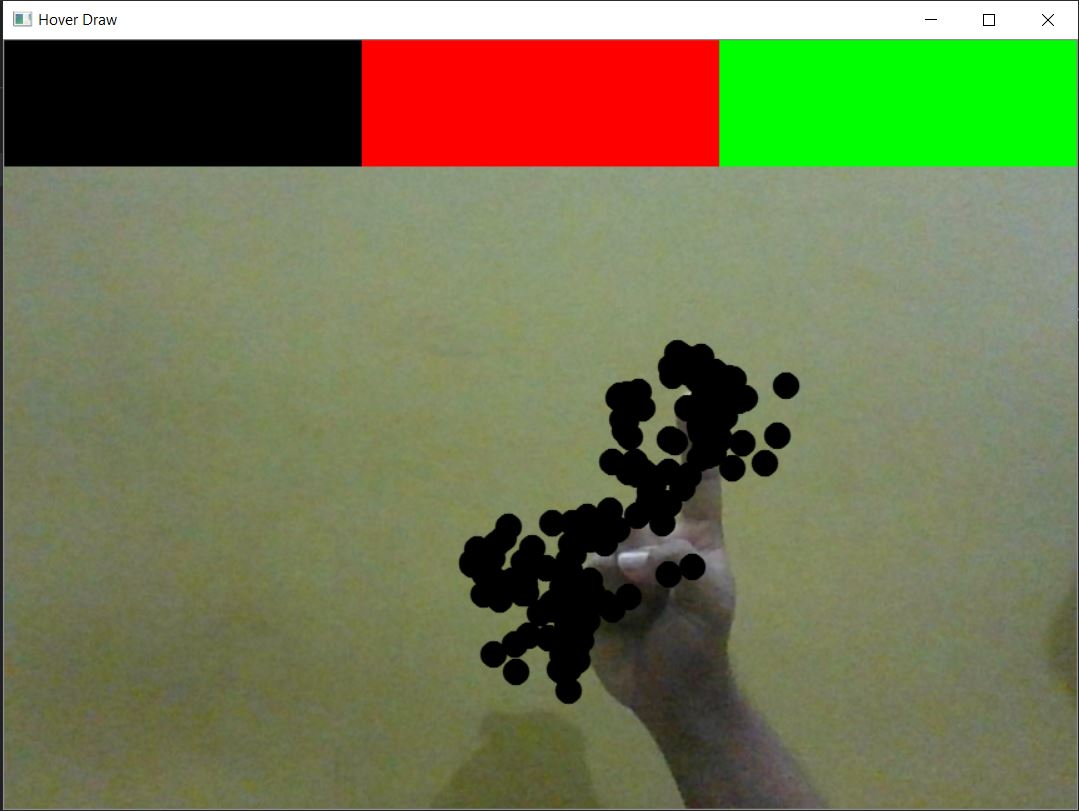
#> input picture Images/img1.JPG, 1079 x 811 px, given in place of the camera
$ python Hoverdraw.py
#> lines starting #> are read from the running program, lines starting #| are printed output that depends on the picture; after the words box and inside, x2 and y2 are one past the last pixel; in counts of white or black regions, pixels touching at a corner belong together
import cv2 as cv
import numpy as np

#Setting the Color Boxes On the top of Video
def top_shapes_color(frame):
    cv.rectangle(frame,(0,0),(286,100),(0,0,0),cv.FILLED)
    cv.rectangle(frame,(286,0),(572,100),(0,0,255),cv.FILLED)
    cv.rectangle(frame,(572,0),(858,100),(0,255,0),cv.FILLED)

#detecting the Hand
def hand_detection(frame):
    newPoints=[]
    color=(0,0,255)
    kernel = cv.getStructuringElement(cv.MORPH_ELLIPSE, (7, 7))
    imgHSV=cv.cvtColor(frame,cv.COLOR_BGR2HSV)
    lower_skin = np.array([98,23,0], dtype=np.uint8)
    upper_skin = np.array([179,255,142], dtype=np.uint8)
    mask=cv.inRange(imgHSV,lower_skin,upper_skin)
    mask = cv.dilate(mask,kernel,iterations = 4)
    mask = cv.GaussianBlur(mask,(5,5),100)
    x,y=getContours(mask)
    cv.circle(imgResult,(x,y),10,(0,0,255),cv.FILLED,cv.BORDER_ISOLATED)
    if x!=0 and y>=110:
        newPoints.append([x,y])
    if x>=0 and x<285 and y<=100:
        color=(0,0,0)
    elif x>=286 and x<570 and y<=100:
        color=(0,0,0)
    if x>=570 and y<=100:
        color=(0,255,0)

    return newPoints,color

#getting contours around the hand
def getContours(frame):
    contours,hierarchy = cv.findContours(frame,cv.RETR_EXTERNAL,cv.CHAIN_APPROX_NONE)
    x,y,w,h = 0,0,0,0
    for cnt in contours:
        area = cv.contourArea(cnt)
        if area>500:
            # cv.drawContours(imgResult, cnt, -1, (255, 0, 0), 3)
            peri = cv.arcLength(cnt,True)
            approx = cv.approxPolyDP(cnt,0.02*peri,True)
            x, y, w, h = cv.boundingRect(approx)
    return x+h//2,y

#To Draw on the Screen
def DrawOnScreen(myPoints):
    for point in myPoints:
        cv.circle(imgResult, (point[0], point[1]), 10, point[2], cv.FILLED,cv.BORDER_ISOLATED)

video=cv.VideoCapture(0)

#Setting Screen Values
width=858
height=615

myPoints =  []

#Video Loop
while True:
    success,img=video.read()
#> img is the input picture: shape (811, 1079, 3); mean B, G, R 84, 121.1, 116.1
    frame=cv.resize(img,(width,height))
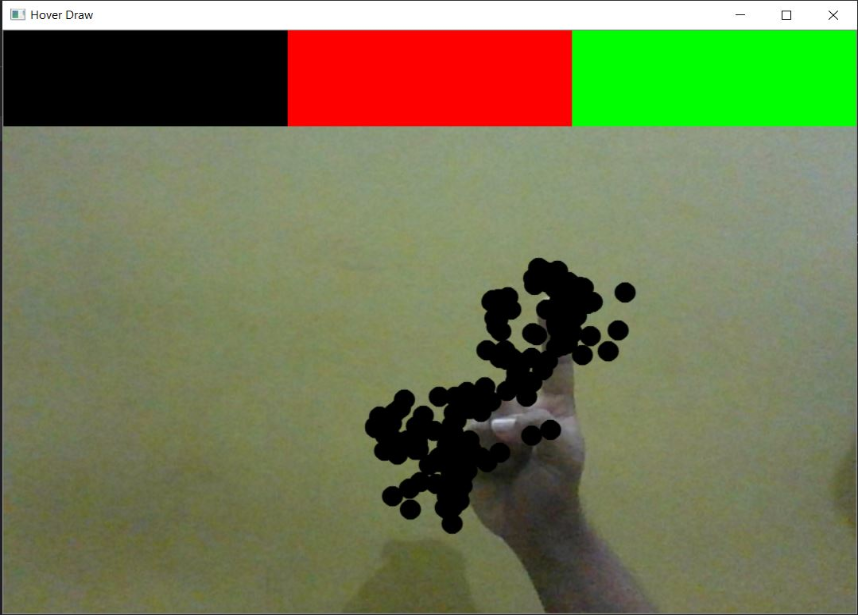
#> frame: shape (615, 858, 3); mean B, G, R 83.9, 121, 115.9
    clearimg=frame.copy()
    if cv.waitKey(1) == ord('c'):
#> (key q is pressed here)
        myPoints.clear()
        imgResult=clearimg
    else:
        imgResult=frame.copy()
    top_shapes_color(imgResult)
#> in top_shapes_color, `cv.rectangle(frame,(572,0),(858,100),(0,255,0),cv.FILLED)`:
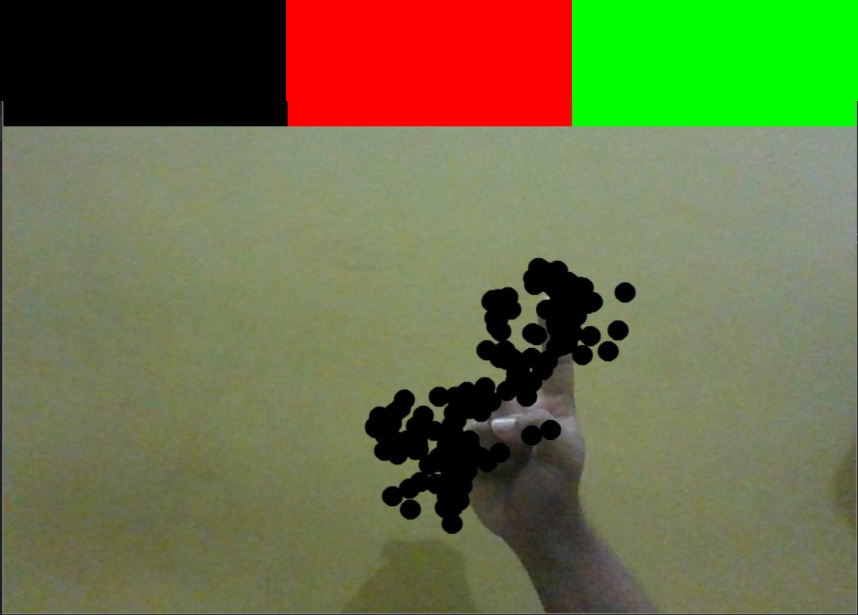
#> frame: shape (615, 858, 3); mean B, G, R 71.7, 113.2, 108.2
    newPoints,color=hand_detection(frame)
#> in hand_detection, `imgHSV=cv.cvtColor(frame,cv.COLOR_BGR2HSV)`: imgHSV: shape (615, 858, 3); mean H, S, V 33.8, 80.4, 134.2
#> in hand_detection, `mask=cv.inRange(imgHSV,lower_skin,upper_skin)`:
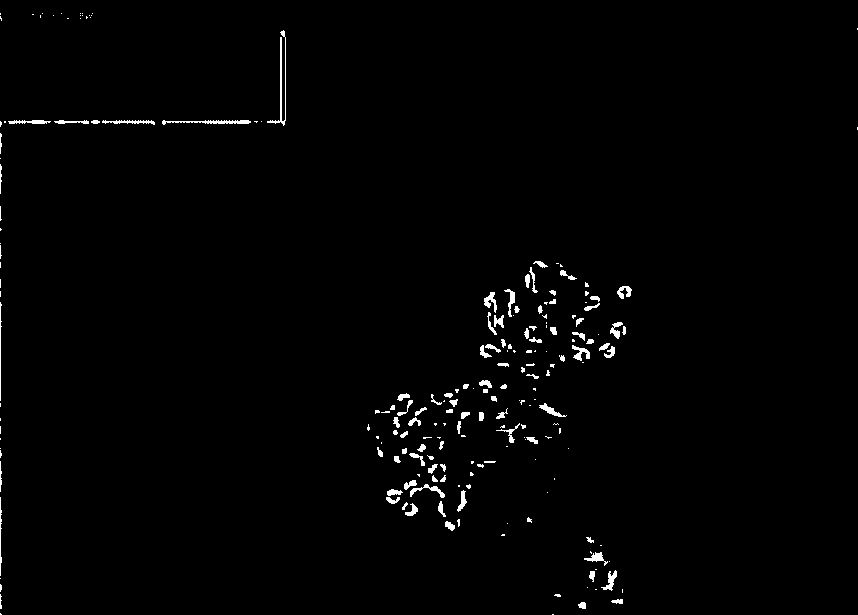
#> mask: shape (615, 858); 1.2% white; 210 white regions (115 under 20 px), largest, box (x1, y1, x2, y2) and area: (267, 30, 286, 126) 322, (162, 120, 251, 125) 234, (410, 484, 445, 498) 142
#> in hand_detection, `mask = cv.dilate(mask,kernel,iterations = 4)`:
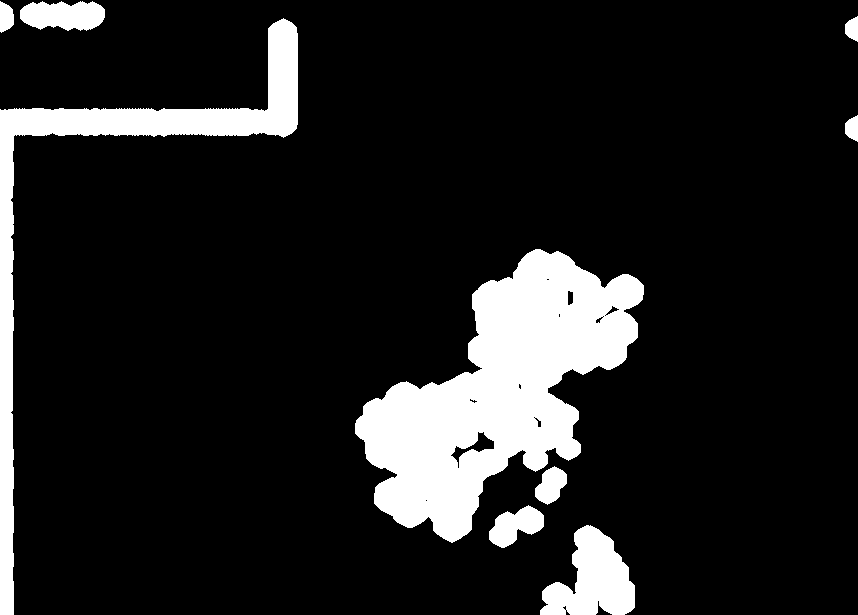
#> mask: shape (615, 858); 12.6% white; 9 white regions
#> in getContours, `contours,hierarchy = cv.findContours(frame,cv.RETR_EXTERNAL,cv.CHAIN_A..`: contours = 8 contours; box (x1, y1, x2, y2) and area: (353, 247, 646, 545) 43861, (0, 16, 300, 615) 18802, (538, 523, 637, 615) 5733, (18, 0, 107, 33) 2435, (487, 503, 546, 550) 1746, (0, 0, 16, 35) 426, (843, 113, 858, 144) 336, (843, 14, 858, 44) 322
#> the loop in getContours, `for cnt in contours:` made 8 passes
#> (area, peri, x, y, w, h) on passes 1, 2, 3, 5, 7: (5733, 366.5, 538, 523, 99, 92), (1746.5, 183.1, 487, 503, 59, 47), (43861, 1333.9, 354, 247, 285, 298), (18802, 1806.2, 0, 16, 286, 599), (2435, 229.3, 18, 0, 89, 33)
#> area on passes 4, 6, 8: 336, 322, 426
#> in hand_detection, `x,y=getContours(mask)`: x = 34; y = 0
#> in hand_detection, `cv.circle(imgResult,(x,y),10,(0,0,255),cv.FILLED,cv.BORDER_ISOLATED)`: imgResult: shape (615, 858, 3); 0.04% of pixels changed, all inside (x1, y1, x2, y2) = (23, 0, 46, 12)
#> newPoints = []; color = (0, 0, 0)
    if len(newPoints)!=0:
        newPoints[0].append(select_Color)
        for x in newPoints:
            myPoints.append(x)
    else:
        select_Color=color
#> select_Color = (0, 0, 0)
    if len(myPoints)!=0:
        DrawOnScreen(myPoints)
    if cv.waitKey(1) == ord('q'):
#> (key q is pressed here)
        break
    cv.imshow("Hover Draw",imgResult)

video.release()
# cv.distroyAllWindows()
